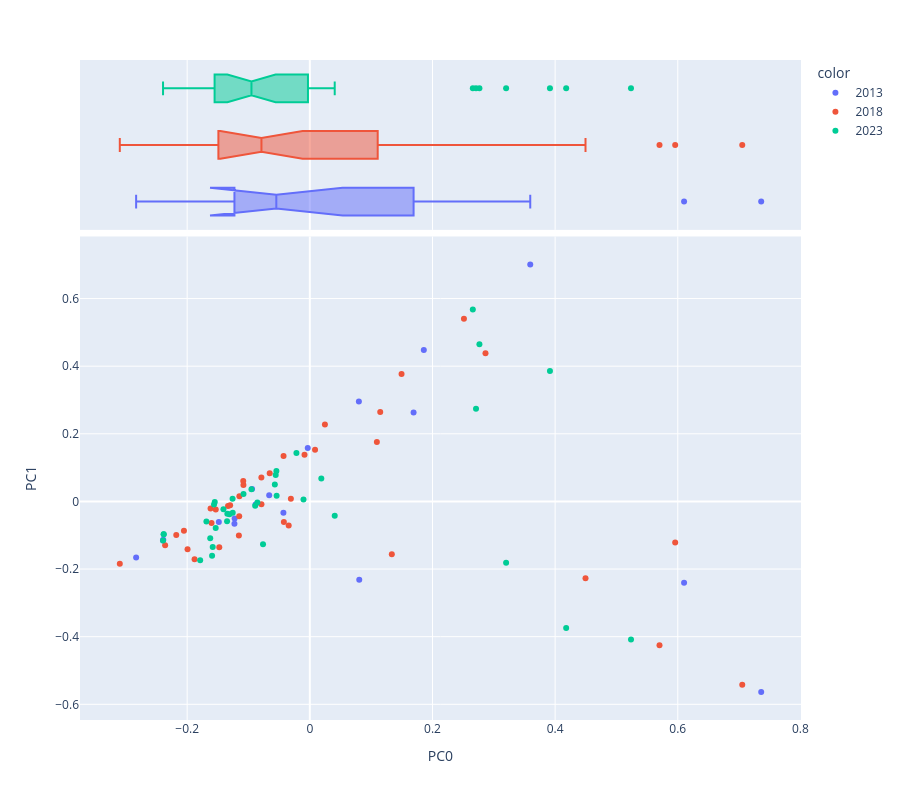

Notebook code for this chart:
### Code cell
vis_pcs(DCM_THETA, 0, 1)

### Figure 1 — Plotly figure (JSON) as saved in the notebook; plotly's stock layout.template omitted (floating-point values rounded to 4 significant figures)
{"data": [{"hovertemplate": "<b>%{hovertext}</b><br><br>color=2013<br>PC0=%{x}<br>PC1=%{y}<extra></extra>", "hovertext": ["9", "60", "69", "42", "13", "24", "21", "10", "17", "18", "34", "47", "36", "4", "85", "66", "61", "49"], "legendgroup": "2013", "marker": {"color": "#636efa", "symbol": "circle"}, "mode": "markers", "name": "2013", "orientation": "v", "showlegend": true, "type": "scatter", "x": [0.6103, -0.2832, -0.2389, -0.1484, -0.1226, -0.08843, 0.3594, -0.1229, 0.08061, -0.04305, -0.003376, -0.2394, 0.07998, 0.736, -0.09416, 0.1692, 0.1859, -0.06621], "xaxis": "x", "y": [-0.2408, -0.1658, -0.113, -0.06057, -0.05054, -0.00919, 0.701, -0.06638, -0.2317, -0.03378, 0.1578, -0.1157, 0.2958, -0.5638, 0.03681, 0.2628, 0.4479, 0.01831], "yaxis": "y"}, {"alignmentgroup": "True", "hovertemplate": "<b>%{hovertext}</b><br><br>color=2013<br>PC0=%{x}<extra></extra>", "hovertext": ["9", "60", "69", "42", "13", "24", "21", "10", "17", "18", "34", "47", "36", "4", "85", "66", "61", "49"], "legendgroup": "2013", "marker": {"color": "#636efa", "symbol": "circle"}, "name": "2013", "notched": true, "offsetgroup": "2013", "showlegend": false, "type": "box", "x": [0.6103, -0.2832, -0.2389, -0.1484, -0.1226, -0.08843, 0.3594, -0.1229, 0.08061, -0.04305, -0.003376, -0.2394, 0.07998, 0.736, -0.09416, 0.1692, 0.1859, -0.06621], "xaxis": "x2", "yaxis": "y2"}, {"hovertemplate": "<b>%{hovertext}</b><br><br>color=2018<br>PC0=%{x}<br>PC1=%{y}<extra></extra>", "hovertext": ["0", "55", "56", "51", "44", "43", "59", "62", "68", "64", "71", "72", "73", "74", "75", "77", "78", "81", "84", "86", "89", "63", "41", "45", "22", "30", "16", "27", "32", "8", "3", "7", "35", "15", "40", "38", "2"], "legendgroup": "2018", "marker": {"color": "#EF553B", "symbol": "circle"}, "mode": "markers", "name": "2018", "orientation": "v", "showlegend": true, "type": "scatter", "x": [-0.03088, 0.1148, -0.2359, -0.3098, -0.1994, -0.07896, 0.1093, -0.1151, -0.04232, -0.03443, 0.2513, -0.1879, -0.1149, -0.1083, -0.1086, -0.04282, -0.1619, 0.008516, 0.4495, 0.7051, -0.1602, -0.2178, 0.5958, -0.2053, 0.1337, -0.1157, 0.2865, 0.5702, 0.02462, -0.06539, -0.07887, -0.008638, -0.1334, -0.13, 0.1496, -0.1476, -0.1534], "xaxis": "x", "y": [0.007622, 0.2648, -0.1297, -0.184, -0.1416, 0.07111, 0.176, -0.04364, -0.06117, -0.07099, 0.5402, -0.1707, 0.01504, 0.0488, 0.06027, 0.1343, -0.02061, 0.1529, -0.2269, -0.5424, -0.06368, -0.09925, -0.1215, -0.08699, -0.156, -0.1005, 0.4382, -0.4253, 0.2277, 0.08314, -0.008202, 0.1377, -0.01333, -0.01107, 0.3768, -0.1353, -0.02424], "yaxis": "y"}, {"alignmentgroup": "True", "hovertemplate": "<b>%{hovertext}</b><br><br>color=2018<br>PC0=%{x}<extra></extra>", "hovertext": ["0", "55", "56", "51", "44", "43", "59", "62", "68", "64", "71", "72", "73", "74", "75", "77", "78", "81", "84", "86", "89", "63", "41", "45", "22", "30", "16", "27", "32", "8", "3", "7", "35", "15", "40", "38", "2"], "legendgroup": "2018", "marker": {"color": "#EF553B", "symbol": "circle"}, "name": "2018", "notched": true, "offsetgroup": "2018", "showlegend": false, "type": "box", "x": [-0.03088, 0.1148, -0.2359, -0.3098, -0.1994, -0.07896, 0.1093, -0.1151, -0.04232, -0.03443, 0.2513, -0.1879, -0.1149, -0.1083, -0.1086, -0.04282, -0.1619, 0.008516, 0.4495, 0.7051, -0.1602, -0.2178, 0.5958, -0.2053, 0.1337, -0.1157, 0.2865, 0.5702, 0.02462, -0.06539, -0.07887, -0.008638, -0.1334, -0.13, 0.1496, -0.1476, -0.1534], "xaxis": "x2", "yaxis": "y2"}, {"hovertemplate": "<b>%{hovertext}</b><br><br>color=2023<br>PC0=%{x}<br>PC1=%{y}<extra></extra>", "hovertext": ["14", "11", "76", "12", "80", "6", "82", "83", "5", "87", "88", "1", "79", "70", "39", "20", "37", "90", "46", "48", "33", "50", "52", "53", "54", "31", "57", "58", "29", "28", "26", "25", "23", "65", "67", "19", "91"], "legendgroup": "2023", "marker": {"color": "#00cc96", "symbol": "circle"}, "mode": "markers", "name": "2023", "orientation": "v", "showlegend": true, "type": "scatter", "x": [-0.1535, -0.05561, -0.1409, -0.1257, -0.1583, -0.07632, -0.2383, 0.3201, 0.418, 0.271, 0.3916, -0.1686, 0.5237, -0.02185, 0.2658, -0.05411, -0.08553, -0.01028, 0.2766, -0.05703, -0.1562, -0.09515, -0.1788, -0.155, -0.1081, -0.2393, -0.08909, 0.0406, -0.1345, -0.1624, -0.1349, -0.1309, 0.01876, -0.0545, -0.2383, -0.1259, -0.1594], "xaxis": "x", "y": [-0.07887, 0.07799, -0.02296, -0.03333, -0.1348, -0.1265, -0.09722, -0.1816, -0.3742, 0.2738, 0.386, -0.05941, -0.4087, 0.1432, 0.5678, 0.01676, -0.002876, 0.006028, 0.465, 0.05037, -0.009448, 0.03577, -0.1737, -0.002041, 0.02209, -0.1156, -0.01301, -0.0425, -0.03674, -0.1091, -0.0586, -0.03796, 0.06763, 0.0897, -0.09723, 0.007699, -0.1604], "yaxis": "y"}, {"alignmentgroup": "True", "hovertemplate": "<b>%{hovertext}</b><br><br>color=2023<br>PC0=%{x}<extra></extra>", "hovertext": ["14", "11", "76", "12", "80", "6", "82", "83", "5", "87", "88", "1", "79", "70", "39", "20", "37", "90", "46", "48", "33", "50", "52", "53", "54", "31", "57", "58", "29", "28", "26", "25", "23", "65", "67", "19", "91"], "legendgroup": "2023", "marker": {"color": "#00cc96", "symbol": "circle"}, "name": "2023", "notched": true, "offsetgroup": "2023", "showlegend": false, "type": "box", "x": [-0.1535, -0.05561, -0.1409, -0.1257, -0.1583, -0.07632, -0.2383, 0.3201, 0.418, 0.271, 0.3916, -0.1686, 0.5237, -0.02185, 0.2658, -0.05411, -0.08553, -0.01028, 0.2766, -0.05703, -0.1562, -0.09515, -0.1788, -0.155, -0.1081, -0.2393, -0.08909, 0.0406, -0.1345, -0.1624, -0.1349, -0.1309, 0.01876, -0.0545, -0.2383, -0.1259, -0.1594], "xaxis": "x2", "yaxis": "y2"}], "layout": {"height": 800, "legend": {"title": {"text": "color"}, "tracegroupgap": 0}, "margin": {"t": 60}, "xaxis": {"anchor": "y", "domain": [0, 1], "title": {"text": "PC0"}}, "xaxis2": {"anchor": "y2", "domain": [0, 1], "matches": "x", "showgrid": true, "showticklabels": false}, "yaxis": {"anchor": "x", "domain": [0, 0.7326], "title": {"text": "PC1"}}, "yaxis2": {"anchor": "x2", "domain": [0.7426, 1], "matches": "y2", "showgrid": false, "showline": false, "showticklabels": false, "ticks": ""}}}
